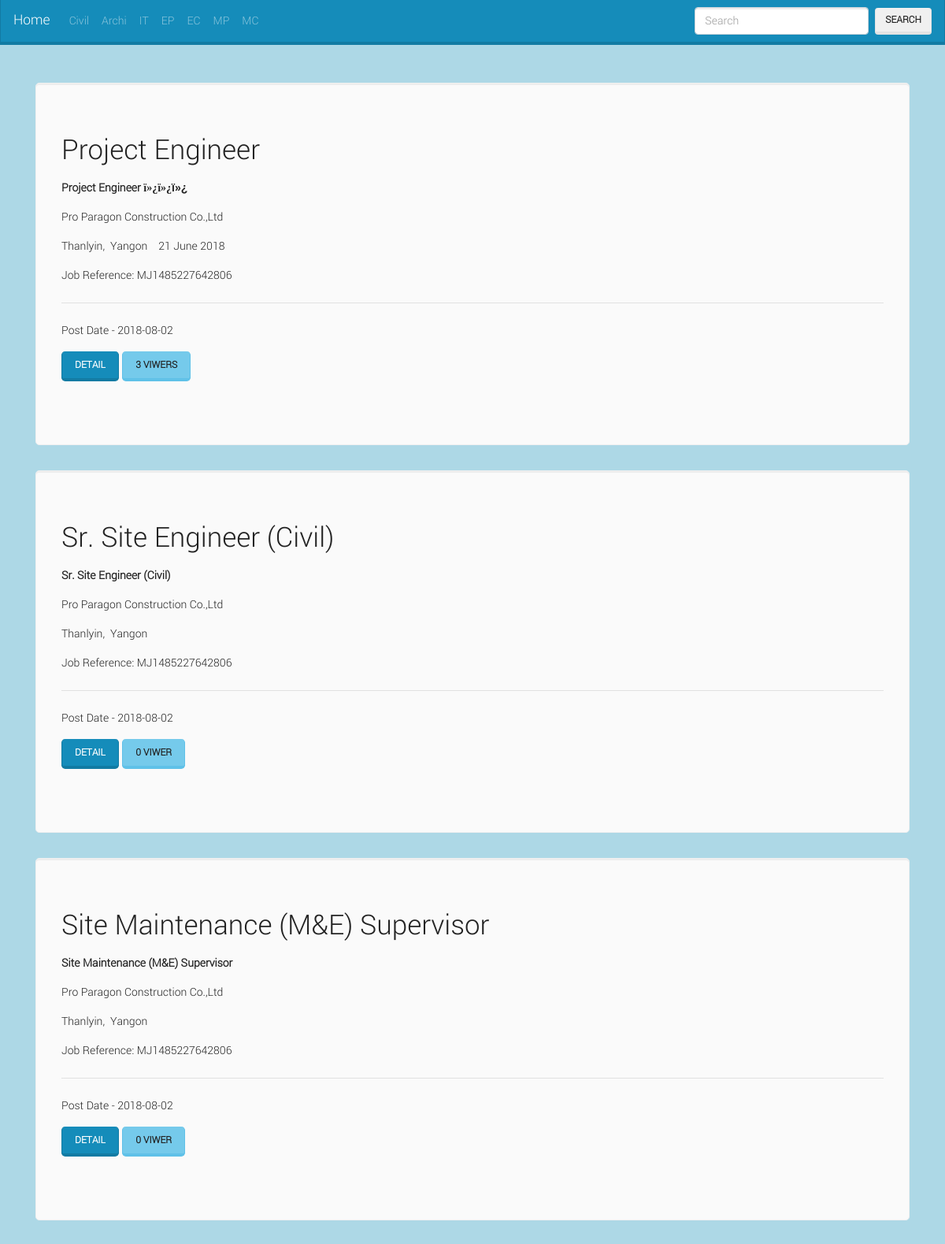
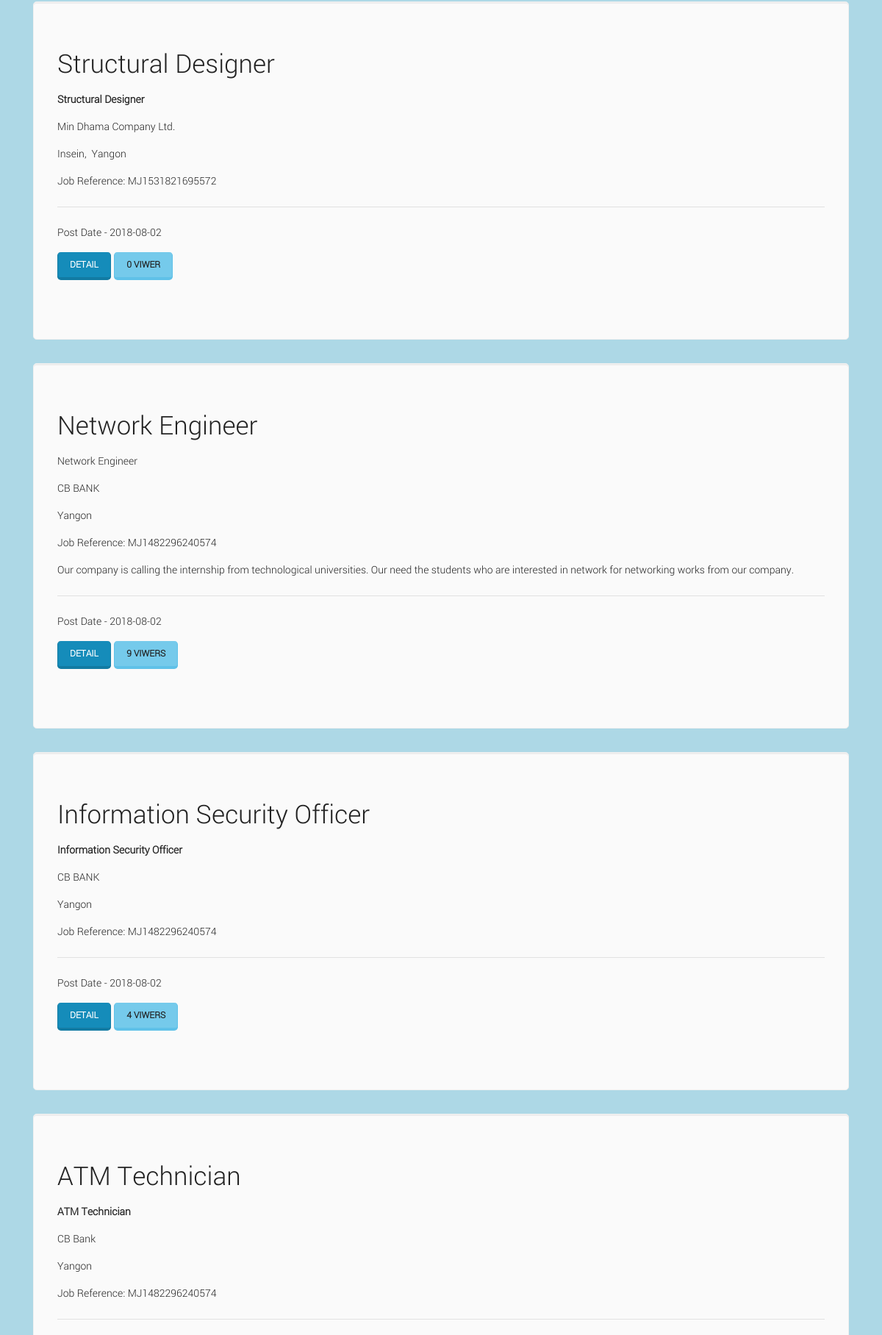
Screenshot of /search.php (upper part) with the database file from the repository (2 pictures, top to bottom).
### tables this page shows
CREATE TABLE `menu` (
  `m_id` int(11) NOT NULL,
  `m_name` varchar(50) NOT NULL,
  `m_code` varchar(64) NOT NULL,
  `m_status` int(1) NOT NULL DEFAULT '1',
  `m_count` int(11) NOT NULL
);

CREATE TABLE `posts` (
  `p_id` int(11) NOT NULL,
  `p_title` varchar(255) NOT NULL,
  `p_menu` varchar(64) NOT NULL,
  `p_body` text NOT NULL,
  `p_interview` date NOT NULL,
  `p_user` varchar(255) NOT NULL,
  `p_time` timestamp NOT NULL DEFAULT CURRENT_TIMESTAMP,
  `p_count` int(11) NOT NULL,
  `p_code` varchar(64) NOT NULL
);

### includes/base.php (called while the page is built, shortened)
<?php
	$url = "http://localhost/ims";
 ?>

### search.php (the view, shortened to what this page needs)
<?php include "includes/head.php" ?>
	<div class="container">
		<div class="row">
			<div class="col-12 py-5">
				<?php
					$search_key = $_POST["search_key"];
					$sql = "SELECT * FROM posts WHERE p_title LIKE '%$search_key%'";
					$query=mysqli_query($con,$sql);
					while($post = mysqli_fetch_assoc($query)){
						$post_time = explode(" ", $post["p_time"]);
						$date = $post_time[0];
						$p_count = $post["p_count"];
						$p_viwer = $post["p_count"]>1?"viwers":"viwer";
						$viwer_count = $p_count." ".$p_viwer;
				 ?>
				<div class="jumbotron">
				  <h1 class="card-title"><?php echo $post["p_title"]; ?></h1>
				  <p class="lead"><?php echo html_entity_decode($post["p_body"]); ?></p>
				  <hr class="my-4">
				  <p>Post Date - <?php echo $date; ?></p>
				  <p class="lead">
				    <a class="btn btn-primary btn-lg" href="detail.php?post=<?php echo $post["p_code"] ?>" role="button">detail</a>
				    <a class="btn btn-info btn-lg" role="button"><?php echo $viwer_count;  ?></a>
				  </p>
				</div>
				<?php } ?>
			</div>
		</div>
	</div>
<?php include "includes/footer.php" ?>

### includes/head.php (shortened to what this page needs)
<?php
	include "base.php";
 ?>
<!DOCTYPE html>
<html>
<head>
	<link rel="stylesheet" type="text/css" href="<?php echo $url; ?>/assets/css/bootstrap.min.css">
	<link rel="stylesheet" type="text/css" href="<?php echo $url; ?>/assets/css/font-awesome.css">
	<link rel="stylesheet" type="text/css" href="<?php echo $url; ?>/assets/css/style.css">
</head>
<body>
	<nav class="navbar navbar-expand-lg navbar-dark bg-primary">
	  <a class="navbar-brand" href="<?php echo $url; ?>">Home</a>
	  <div class="collapse navbar-collapse" id="navbarColor01">
	    <ul class="navbar-nav mr-auto">
	      <?php
	      	$sql = "SELECT * FROM menu WHERE m_status=1";
	      	$query = mysqli_query($con,$sql);
	      	while($menu = mysqli_fetch_assoc($query)){
	       ?>
	      <li class="nav-item">
	        <a class="nav-link" href="<?php echo $url.'?menu='.$menu['m_code'] ?>"><?php echo $menu["m_name"] ?></a>
	      </li>
	  	  <?php } ?>
	    </ul>
	    <form method="post" action="search.php" class="form-inline my-2 my-lg-0">
	      <input class="form-control mr-sm-2" name="search_key" placeholder="Search" type="text">
	      <button class="btn btn-secondary my-2 my-sm-0" type="submit">Search</button>
	    </form>
	  </div>
	</nav>

### assets/css/style.css (style rules this page uses)
* { font-family: 'mms2'; }
body { background: lightblue; }

### rows the page displays
menu: m_name "Civil"
menu: m_name "Archi"
menu: m_name "IT"
menu: m_name "EP"
menu: m_name "EC"
menu: m_name "MP"
menu: m_name "MC"
posts: p_title "Project Engineer", p_body "Project Engineer ï»¿ ï»¿ ï»¿ Pro Paragon Construction Co.,Ltd Thanlyin, Yangon 21 June 2018 Job Reference: MJ1485227642806", p_time "2018-08-02", p_count "3 VIWERS"
posts: p_title "Sr. Site Engineer (Civil)", p_body "Sr. Site Engineer (Civil) Pro Paragon Construction Co.,Ltd Thanlyin, Yangon Job Reference: MJ1485227642806", p_time "2018-08-02", p_count "0 VIWER"
posts: p_title "Site Maintenance (M&E) Supervisor", p_body "Site Maintenance (M&E) Supervisor Pro Paragon Construction Co.,Ltd Thanlyin, Yangon Job Reference: MJ1485227642806", p_time "2018-08-02", p_count "0 VIWER"
posts: p_title "Structural Designer", p_body "Structural Designer Min Dhama Company Ltd. Insein, Yangon Job Reference: MJ1531821695572", p_time "2018-08-02", p_count "0 VIWER"
posts: p_title "Network Engineer", p_body "Network Engineer CB BANK Yangon Job Reference: MJ1482296240574 Our company is calling the internship from technological universities. Our need the students who are interested in network for networking works from our company.", p_time "2018-08-02", p_count "9 VIWERS"
posts: p_title "Information Security Officer", p_body "Information Security Officer CB BANK Yangon Job Reference: MJ1482296240574", p_time "2018-08-02", p_count "4 VIWERS"
posts: p_title "ATM Technician", p_body "ATM Technician CB Bank Yangon Job Reference: MJ1482296240574"
